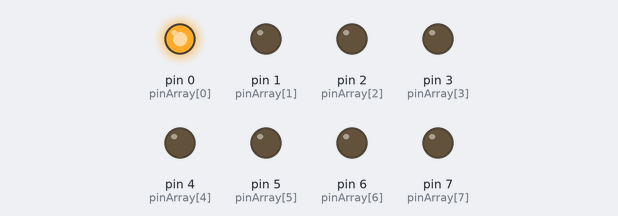
Bench run of a sketch on a simulated Arduino Uno, built with avr-gcc and run on an emulated ATmega328P. Parts: output pins drawn as LEDs (lit = HIGH).

Above: at 0.5 s.
At 2.5 s:
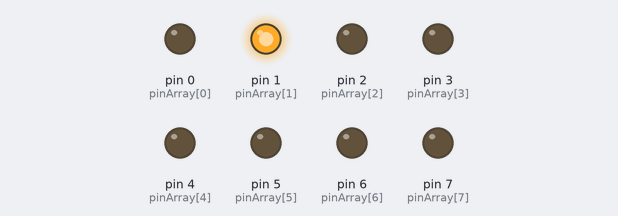
At 4.5 s:
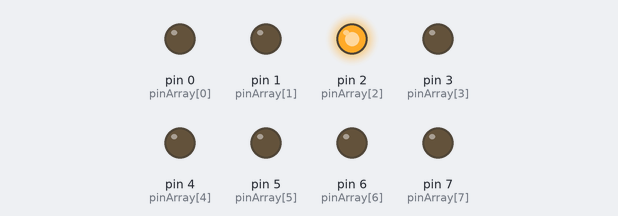
At 10.5 s:
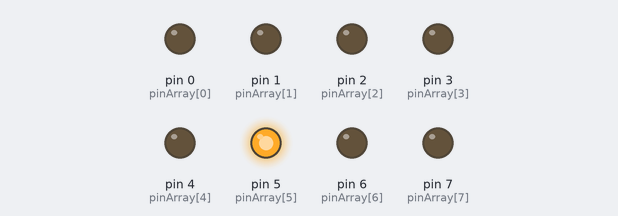
At 14.5 s:
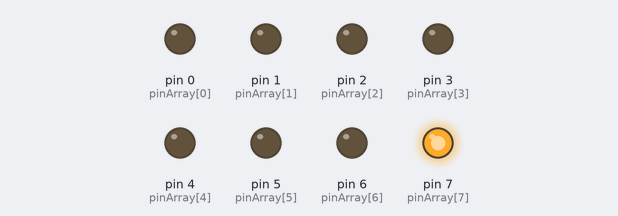
At 19.5 s:
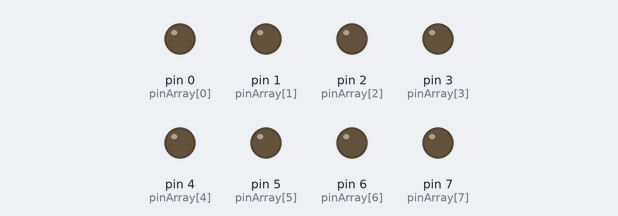
Timing chart, 0 to 20.8 s (numbered marks = the images above):
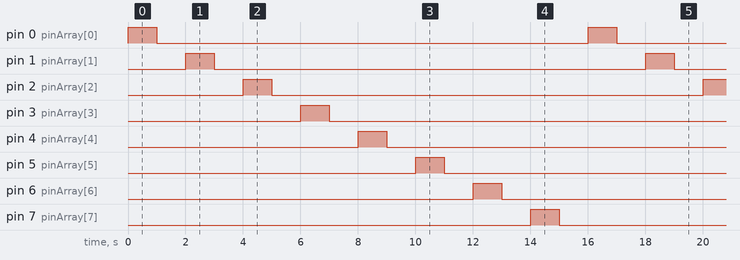

Measured:
- by itself, pin 0 (pinArray[0]), pin 1 (pinArray[1]), pin 2 (pinArray[2]), pin 3 (pinArray[3]), pin 4 (pinArray[4]), pin 5 (pinArray[5]), pin 6 (pinArray[6]), pin 7 (pinArray[7]): alternates HIGH for 1.0 s and LOW for 15.0 s
- by itself, everything shown: repeats every 16.0 s, in 16 steps

The sketch:

modulo_rele_8_canales.ino
```cpp
/*
Autor: Aitor Martin
Fecha: 26-12-2013
Titulo: Encendido y apagado aleatorio de reles
Placa: Arduino uno
Post: http://aitormartin-apuntes.blogspot.com.es/2013/12/arduino-encendido-aleatorio-de-reles-led.html

Código de dominio publico. Se puede distribuir y modificar  libremente,
siempre y cuando se mencione al autor y se proporcione un enlace a su web.
*/

int pinArray[] = {0, 1, 2, 3, 4, 5, 6, 7};
int count = 0;
int timer = 1000;

void setup()
  {
  for (count=0;count<8;count++)    {
    pinMode(pinArray[count], OUTPUT);
    }
  }

void loop()
  {
  count = 0;
  for(count;count<8;count++){
    digitalWrite(pinArray[count], HIGH);
    delay(timer);
    digitalWrite(pinArray[count], LOW);
    delay(timer);
  }
  }
```
